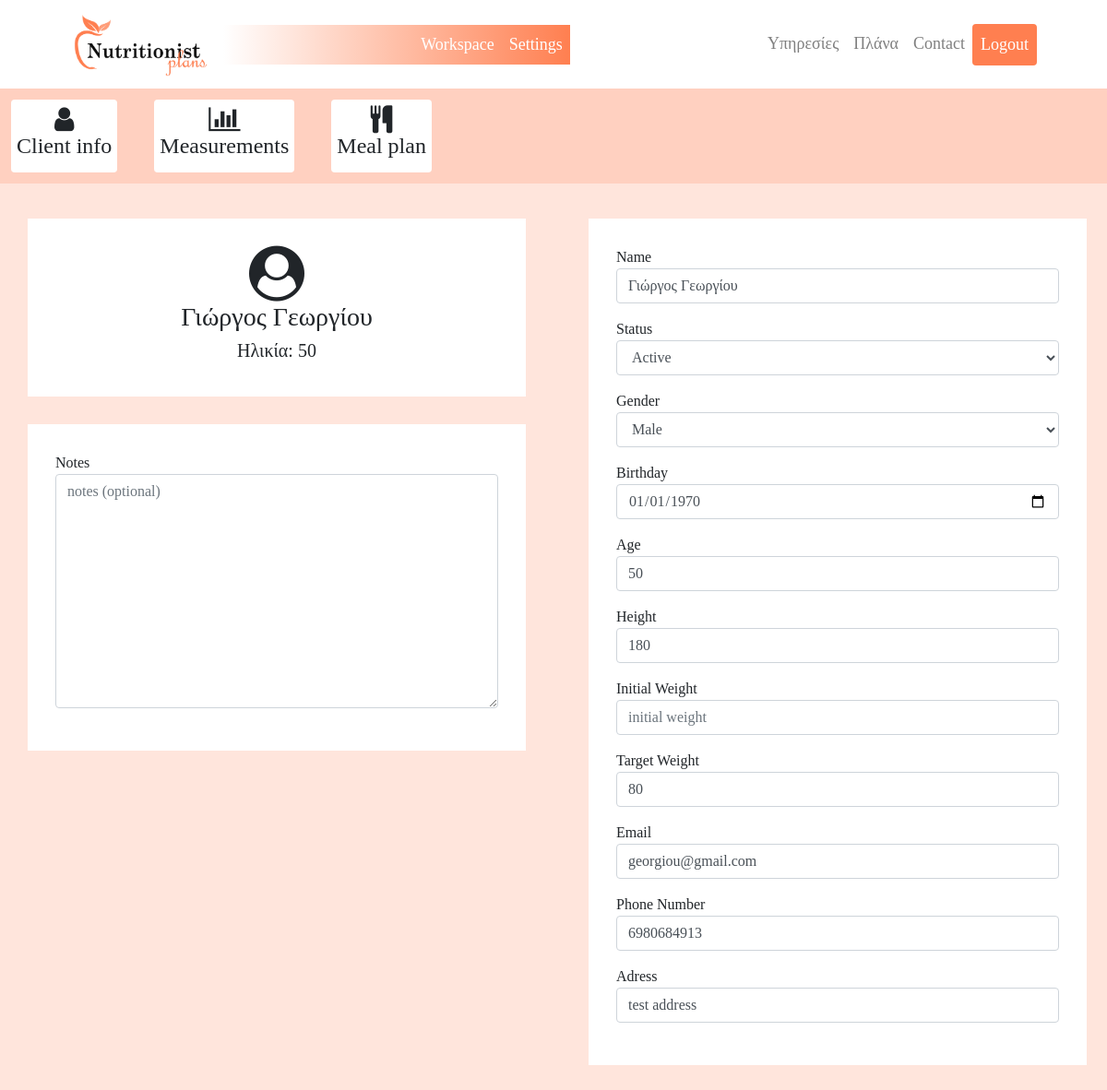
Page /client_page_new/7/ (signed in) on the committed database.
### nutriplans_app/models.py (models this page shows, shortened)
class Clients(models.Model):
    status_choices = (
        ('Active', 'Active'),
        ('Active', 'Inactive'),
    )
    gender_choices = (
        ('Male', 'Male'),
        ('Female', 'Female'),
    )
    user = models.ForeignKey(User, on_delete=models.CASCADE)
    name = models.CharField(default='',max_length=32)
    status = models.CharField(max_length=7,choices=status_choices)
    gender= models.CharField(max_length=7,choices=gender_choices)
    birthday = models.CharField(default='',max_length=100)
    age = models.IntegerField(default=0)
    height = models.IntegerField(default=0)
    initial_weight = models.IntegerField(default=0)
    target_weight = models.IntegerField(default=0.0)
    email = models.EmailField(default='')
    phone = models.IntegerField(default=0)
    address = models.CharField(default='',max_length=100)
    notes = models.CharField(default='',max_length=1000)

### nutriplans_app/views.py (the view, shortened to what this page needs)
# urls.py: path('client_page_new/<int:client_id>/', views.client_page_new, name = 'client_page_new'),
@group_required('Nutrition')
def client_page_new(request,client_id):
    login_user_id=request.user.id
    print('id= ',client_id)
    target_client_id=client_id
    target_client = Clients.objects.all().filter(id=target_client_id)
    edit_client=AddClients(initial={'name':target_client[0].name,'status':target_client[0].status,'gender':target_client[0].gender,'birthday':target_client[0].birthday,'age':target_client[0].age,'height':target_client[0].height,'target_weight':target_client[0].target_weight,'email':target_client[0].email,'phone':target_client[0].phone,'address':target_client[0].address})
    client_measurements = Measurements.objects.all().order_by('-date').filter(client_id=target_client_id)
    add_measurment_form = AddMeasurements()
    client_equiv= Equivalents.objects.all().filter(client_id=client_id)
    edit_equiv=EditEquivalents(initial={'target_calories':client_equiv[0].target_calories,'carbohydrates_percent':client_equiv[0].carbohydrates_percent,'proteins_percent':client_equiv[0].proteins_percent,'fat_percent':client_equiv[0].fat_percent,'full_milk':client_equiv[0].full_milk,'semi_milk':client_equiv[0].semi_milk,'zero_milk':client_equiv[0].zero_milk,'fruits':client_equiv[0].fruits,'vegetables':client_equiv[0].vegetables,'bread_cereals':client_equiv[0].bread_cereals,'full_meat':client_equiv[0].full_meat,'semi_meat':client_equiv[0].semi_meat,'zero_meat':client_equiv[0].zero_meat,'fat':client_equiv[0].fat})
    data = serializers.serialize("json",Measurements.objects.all().order_by('date').filter(client_id=client_id))
    equiv_data = serializers.serialize("json",Equivalents.objects.all().filter(client_id=client_id))
    print('lets go')
    return render(request, 'client_page_new.html',{'target_client':target_client,'edit_client':edit_client,'client_measurements':client_measurements,'add_measurment_form':add_measurment_form,'data':data,'client_equiv':client_equiv,'edit_equiv':edit_equiv,'equiv_data':equiv_data})

### nutriplans_app/views.py (called while the page is built)
def group_required(*group_names):
    def in_groups(u):
        if u.is_authenticated:
            if bool(u.groups.filter(name__in=group_names)) | u.is_superuser:
                return True
        return False
    return user_passes_test(in_groups, login_url='403')

### nutriplans_app/templates/client_page_new.html (shortened to what this page needs)
<head>
  {% load static %}
  <link rel="stylesheet" type="text/css" href="{% static 'css/client_info_table.css' %}"/>
  <link rel="stylesheet" type="text/css" href="{% static 'css/client_page.css' %}"/>
</head>
<body>
  <nav>
      {% include "./base.html" %}
  </nav>
  <section class="layout">
    <div class="client_menu">
      {% include "./client_base.html" %}
    </div>
  <div class="client_body">
    <form method="post" name="edit_client_form" id="edit_client_form">
    <section class="layout2">
        <div class="client_info_1">
        <div style="margin:5%; padding:5%; text-align: center; background-color: white; ">
          <i class="fa fa-user-circle" style="font-size:60px;"></i>
          {% for field in target_client %}
          <h3>{{ field.name }}</h3>
          <h5>Ηλικία: {{ field.age }}</h5>
          {% endfor %}
        </div>
        <div style="margin:5%; padding:5%; background-color: white; ">
                <p>
                {{ edit_client.notes.label }}
                {{ edit_client.notes }}
                  </p>
        </div>
        </div>
        <div class="client_info_2">
        <div style="margin:5%; padding:5%; background-color: white; ">
            {% for field in edit_client %}
            {% if field.label != 'Notes'%}
              <p>
                {{ field.label }}
                {{ field }}
              </p>
            {% endif %}
            {% endfor %}
        </div>
        </div>
    </section>
  </form>
  </div>
  </section>
</body>

### nutriplans_app/static/css/global.css (style rules this page uses)
* { font-family: Comfortaa; }

### nutriplans_app/templates/client_page_new.html (style rules this page uses)
.layout { width: 100%; background-color: rgba(255, 127, 80, 0.2); display: grid; grid: "client_menu" auto "client_body" auto / 100%; gap: 8px; }
.client_menu { grid-area: client_menu; }
.client_body { grid-area: client_body; }
.layout2 { width: 100%; display: grid; grid: "client_info_1 client_info_2" 1fr / 50% 50%; gap: 8px; }
.client_info_1 { grid-area: client_info_1; }
.client_info_2 { grid-area: client_info_2; }

### rows in the picture
Clients: name "Γιώργος Γεωργίου", age "50", edit_client "Γιώργος Γεωργίου" "Active" "Male" "01/01/1970" "50" "180" "80" "georgiou@gmail.com" "6980684913" "test address"

### other values in the picture
{{ edit_client.notes.label }} "Notes"
{{ field.label }} "Name" "Status" "Gender" "Birthday" "Age" "Height" "Initial Weight" "Target Weight" "Email" "Phone Number" "Adress"
